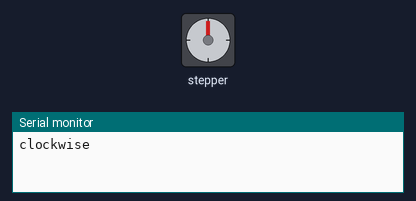
A sketch run on a simulated Arduino Uno, built with avr-gcc and run on an emulated ATmega328P. On the bench: stepper motor, the last lines printed to the serial monitor. Stepper angles assume 2048 steps per turn.

Above: at 0.05 s.
At 2.0 s:
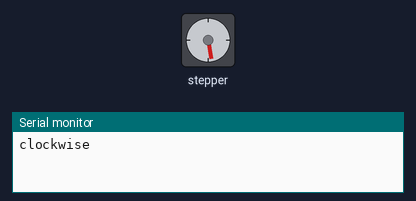
At 4.0 s:
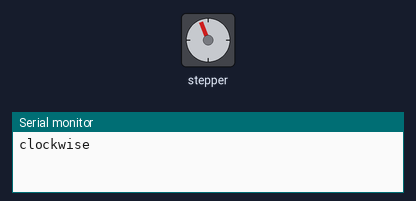
At 8.85 s:
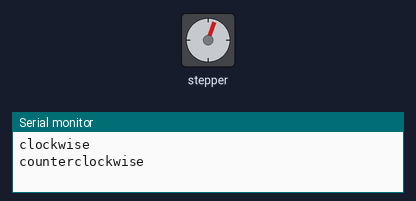
Timing chart, 0 to 13.1 s (numbered marks = the images above):
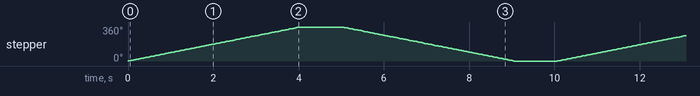

The sketch:

stepper_motor.ino
```cpp
#include <Stepper.h>

// Define the number of steps per revolution for your motor
const int stepsPerRevolution = 2048;

// Initialize the stepper library on pins 8 through 11
Stepper myStepper(stepsPerRevolution, 8, 10, 9, 11);

void setup() {
  // Set the speed of the motor (in RPM)
  myStepper.setSpeed(15);
  // Begin Serial communication at a baud rate of 9600:
  Serial.begin(9600);
}

void loop() {
  // Step one revolution in one direction:
  Serial.println("clockwise");
  myStepper.step(stepsPerRevolution);
  delay(1000);

  // Step one revolution in the other direction:
  Serial.println("counterclockwise");
  myStepper.step(-stepsPerRevolution);
  delay(1000);
}
```

Measured:
- by itself, stepper: turns 360° clockwise in 4.0 s, then 360° counter-clockwise in 4.0 s, repeating every 10.1 s
